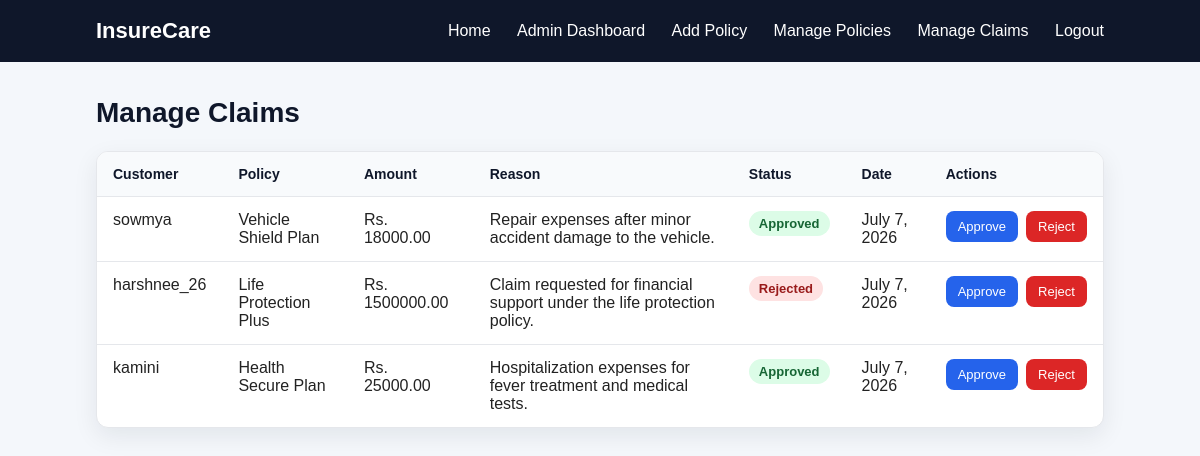
Screenshot of /site-admin/claims/ (signed in) with the database file from the repository.
### insurance/models.py (models this page shows, shortened)
class Claim(models.Model):
    STATUS_CHOICES = [
        ('Pending', 'Pending'),
        ('Approved', 'Approved'),
        ('Rejected', 'Rejected'),
    ]
    customer_policy = models.ForeignKey(CustomerPolicy, on_delete=models.CASCADE)
    claim_amount = models.DecimalField(max_digits=10, decimal_places=2)
    reason = models.TextField()
    status = models.CharField(max_length=20, choices=STATUS_CHOICES, default='Pending')
    claim_date = models.DateField(auto_now_add=True)

class CustomerPolicy(models.Model):
    customer = models.ForeignKey(Customer, on_delete=models.CASCADE)
    policy = models.ForeignKey(Policy, on_delete=models.CASCADE)
    start_date = models.DateField(auto_now_add=True)
    is_active = models.BooleanField(default=True)

class Customer(models.Model):
    user = models.OneToOneField(User, on_delete=models.CASCADE)
    phone = models.CharField(max_length=15)
    address = models.TextField()
    age = models.PositiveIntegerField()

class Policy(models.Model):
    POLICY_TYPES = [
        ('Health', 'Health Insurance'),
        ('Life', 'Life Insurance'),
        ('Vehicle', 'Vehicle Insurance'),
        ('Home', 'Home Insurance'),
    ]
    name = models.CharField(max_length=100)
    policy_type = models.CharField(max_length=50, choices=POLICY_TYPES)
    premium_amount = models.DecimalField(max_digits=10, decimal_places=2)
    coverage_amount = models.DecimalField(max_digits=12, decimal_places=2)
    duration_years = models.PositiveIntegerField()
    description = models.TextField()

### insurance/views.py (the view)
# urls.py: path('site-admin/claims/', views.manage_claims, name='manage_claims'),
@login_required
def manage_claims(request):
    if not request.user.is_staff:
        return redirect('home')
    claims = Claim.objects.select_related(
        'customer_policy__customer__user',
        'customer_policy__policy'
    ).order_by('-claim_date', '-id')
    return render(request, 'insurance/manage_claims.html', {'claims': claims})

### insurance/templates/insurance/manage_claims.html (shortened to what this page needs)
{% extends 'insurance/base.html' %}
{% block content %}
<h2 class="section-title">Manage Claims</h2>
<div class="table-wrap">
    <table class="admin-table">
        <thead>
            <tr>
                <th>Customer</th>
                <th>Policy</th>
                <th>Amount</th>
                <th>Reason</th>
                <th>Status</th>
                <th>Date</th>
                <th>Actions</th>
            </tr>
        </thead>
        <tbody>
            {% for claim in claims %}
                <tr>
                    <td>{{ claim.customer_policy.customer.user.username }}</td>
                    <td>{{ claim.customer_policy.policy.name }}</td>
                    <td>Rs. {{ claim.claim_amount }}</td>
                    <td>{{ claim.reason }}</td>
                    <td><span class="status status-{{ claim.status|lower }}">{{ claim.status }}</span></td>
                    <td>{{ claim.claim_date }}</td>
                    <td>
                        <div class="table-actions">
                            <form method="post" action="{% url 'update_claim_status' claim.id 'Approved' %}">
                                <button class="btn btn-small" type="submit">Approve</button>
                            </form>
                            <form method="post" action="{% url 'update_claim_status' claim.id 'Rejected' %}">
                                <button class="btn btn-small btn-danger" type="submit">Reject</button>
                            </form>
                        </div>
                    </td>
                </tr>
            {% empty %}
                <tr>
                    <td colspan="7" class="empty-table">No claims submitted yet.</td>
                </tr>
            {% endfor %}
        </tbody>
    </table>
</div>
{% endblock %}

### insurance/static/insurance/style.css (style rules this page uses)
* { margin: 0; padding: 0; box-sizing: border-box; }
body { font-family: Arial, sans-serif; background: #f4f7fb; color: #222; }
.section-title { margin-bottom: 22px; font-size: 28px; color: #0f172a; }
.btn { display: inline-block; margin-top: 15px; background: #2563eb; color: white; padding: 10px 16px; border-radius: 8px; text-decoration: none; border: none; cursor: pointer; font-size: 15px; }
.btn-danger { background: #dc2626; }
.btn-small { margin-top: 0; padding: 8px 12px; font-size: 13px; }
.table-wrap { overflow-x: auto; background: white; border: 1px solid #e5e7eb; border-radius: 12px; box-shadow: 0 8px 24px rgba(15, 23, 42, 0.08); }
.admin-table { width: 100%; border-collapse: collapse; min-width: 760px; }
.admin-table th, .admin-table td { padding: 14px 16px; border-bottom: 1px solid #e5e7eb; text-align: left; vertical-align: top; }
.admin-table th { background: #f8fafc; color: #0f172a; font-size: 14px; }
.admin-table tr:last-child td { border-bottom: none; }
.table-actions { display: flex; gap: 8px; }
.status { display: inline-block; padding: 5px 10px; border-radius: 20px; font-size: 13px; font-weight: bold; }
.status-approved { background: #dcfce7; color: #166534; }
.status-rejected { background: #fee2e2; color: #991b1b; }

### rows the page displays
Claim: customer_policy.customer.user.username "sowmya", customer_policy.policy.name "Vehicle Shield Plan", claim_amount "18000.00", reason "Repair expenses after minor accident damage to the vehicle.", status "Approved", claim_date "July 7, 2026"
Claim: customer_policy.customer.user.username "harshnee_26", customer_policy.policy.name "Life Protection Plus", claim_amount "1500000.00", reason "Claim requested for financial support under the life protection policy.", status "Rejected", claim_date "July 7, 2026"
Claim: customer_policy.customer.user.username "kamini", customer_policy.policy.name "Health Secure Plan", claim_amount "25000.00", reason "Hospitalization expenses for fever treatment and medical tests.", status "Approved", claim_date "July 7, 2026"
